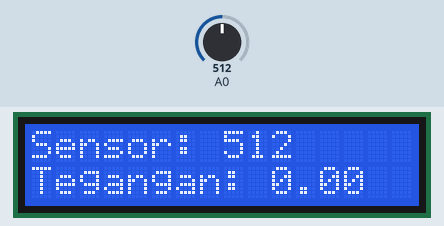
Recording of a sketch running on a simulated Arduino Uno, built with avr-gcc and run on an emulated ATmega328P. Parts: 16×2 character LCD. Inputs (shaded band) come from the test bench; at power-on: A0 = 512. What the sketch prints to the serial monitor is not drawn.

Above: at 1.2 s.
1.3 s: A0 set to 716
At 2.2 s:
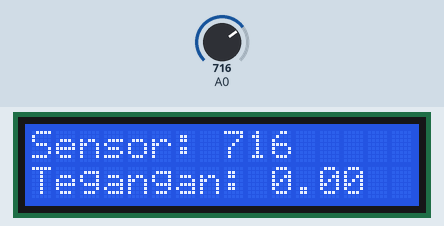
3.0 s: A0 set to 900
At 4.2 s:
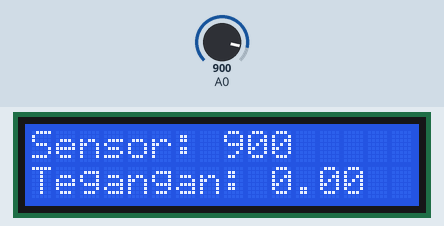
4.6 s: A0 set to 110
At 4.9 s:
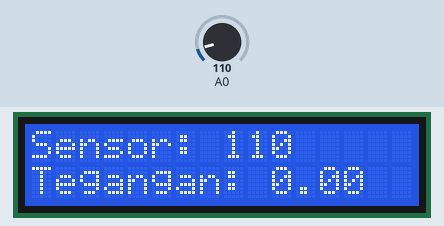
6.1 s: A0 set to 91
At 6.9 s:
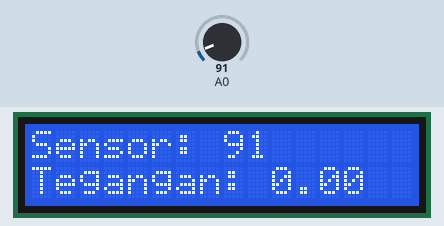
Timing chart, 0 to 8.6 s (numbered marks = the images above; inputs shaded):
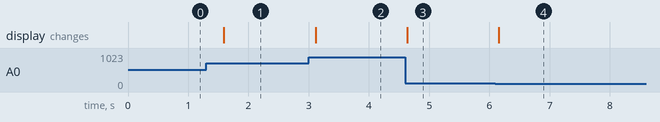

Measured:
- after the input at 1.3 s, the display: changes after 0.29 s (image 1)
- after the input at 3.0 s, the display: changes after 0.11 s (image 2)
- after the input at 4.6 s, the display: changes at once (image 3)
- after the input at 6.1 s, the display: changes after 0.06 s (image 4)

The sketch:

sensor-ldr-LCD.ino
```cpp
// inisialisasi library LiquidCrystal dan pin LCD
#include <LiquidCrystal.h>
LiquidCrystal lcd(9, 8, 4, 5, 6, 7);

void setup() {
  //LCD yang digunakan 16x2:
  lcd.begin(16, 2);
  Serial.begin(9600);
}

void loop() {
  // membaca nilai masukan sensor
  int nilai = analogRead(A0);

  // konversi nilai sensor ke tegangan sensor
  float tegangan = nilai * (5 / 1024);

  // mencetak nilai dan tegangan sensor di serial monitor
  Serial.print("Nilai Sensor: ");
  Serial.println(nilai);
  Serial.print("Tegangan Sensor: ");
  Serial.println(tegangan);

  // clear lcd
  lcd.clear();

  // mencetak nilai dan tegangan sensor di LCD
  lcd.setCursor(0, 0);
  lcd.print("Sensor: ");
  lcd.setCursor(8,0);
  lcd.print(nilai);
  lcd.setCursor(0, 1);
  lcd.print("Tegangan: ");
  lcd.setCursor(10, 1);
  lcd.print(tegangan);

  // delay reflash LCD
  delay(500);
}
```
